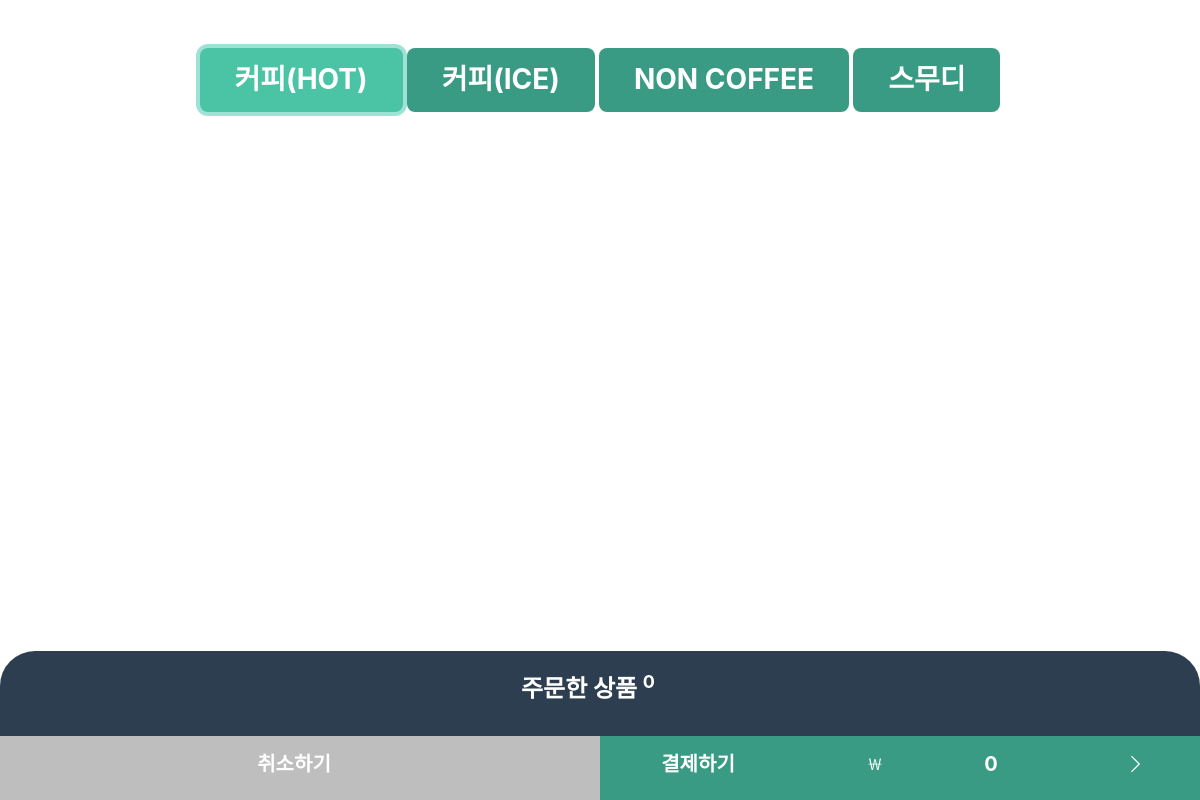
The app's page /cafe/order, older data.
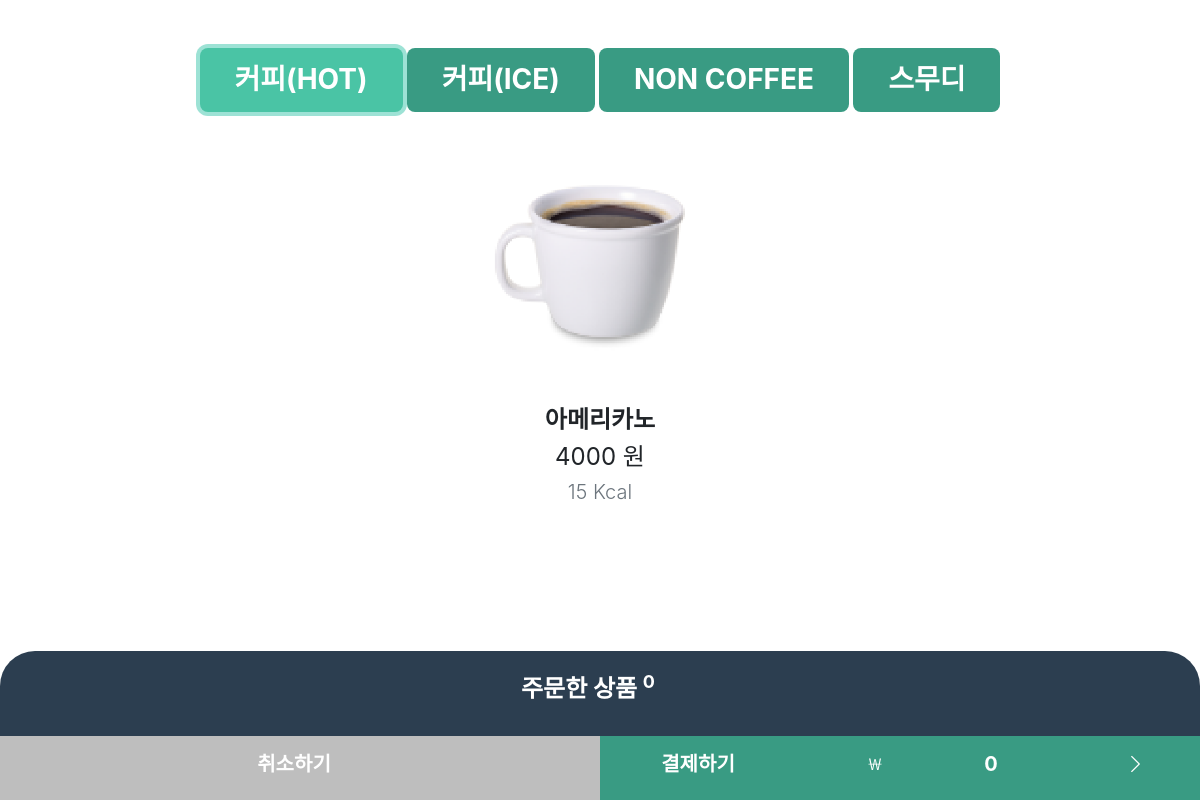
The same page, newer data.
### cafe/models.py (models this page shows, shortened)
class Menu(models.Model):
    BEVERAGE_TYPE = (('hot_coffee', "Hot Coffee"),
                    ('ice_coffee', 'Ice Coffee'),
                    ('non_coffee', 'Non Coffee'),
                    ('smoothie', 'Smoothie'),
                    ('bread', 'Bread'),
                    )
    class Meta:
        ordering = ['-id']
    title = models.CharField('메뉴명', max_length=250, unique=True)
    price = models.IntegerField('가격', default='0')
    image = models.ImageField(upload_to='menu/images/', null=False)
    type = models.CharField(max_length=20, choices=BEVERAGE_TYPE, default=0)
    is_best_menu = models.BooleanField(default=False)
    created = models.DateField(auto_now_add=True)
    updated = models.DateTimeField(auto_now=True)
    calorie = models.IntegerField(default=0)

### cafe/views.py (the view)
# urls.py: path('order', views.order, name='order'),
def order(request):
    hot_cf_list = Menu.objects.filter(type__icontains="hot")
    ice_cf_list = Menu.objects.filter(type__icontains="ice")
    non_cf_list = Menu.objects.filter(type__icontains="non")
    smoothie_list = Menu.objects.filter(type__icontains="smoothie")
    bread_list = Menu.objects.filter(type__icontains="bread")
    return render(request, 'cafe/order.html', {'hot_coffee_all':hot_cf_list,
                                              'ice_coffee_all' : ice_cf_list,
                                              'non_coffee_all' : non_cf_list,
                                              'smoothie_all' : smoothie_list,
                                              'bread_all' : bread_list,
                                              })

### cafe/templatetags/post_extras.py (called while the page is built)
@register.filter
def fix_route(value):
    return "/media" + os.sep + f"{os.sep}".join(value.path.split(os.sep)[-3:])

### cafe/templates/cafe/order.html (shortened to what this page needs)
{% extends 'index.html' %}
{% load post_extras %}
{% block content %}
<section class="my-md-5">
    <div class="row justify-content-center">
        <ul class="tab_title topbar" style="text-align:center;">
            <li class="on" id="menu_type--hotcoffee">
                <h3 class="masthead-heading text-center text-uppercase text-white mb-0" style="pointer-events: none; ">커피(HOT)</h3>
            </li>
            <li id="menu_type--icecoffee">
                <h3 class="masthead-heading text-center text-uppercase text-white mb-0" style="pointer-events: none; ">커피(ICE)</h3>
            </li>
            <li id="menu_type--noncoffee">
                <h3 class="masthead-heading text-center text-uppercase text-white mb-0" style="pointer-events: none; ">Non Coffee</h3>
            </li>
            <li id="menu_type--smoothie">
                <h3 class="masthead-heading text-center text-uppercase text-white mb-0" style="pointer-events: none; ">스무디</h3>
            </li>
        </ul>
    </div>
    <div class="row justify-content-center">
        <div class="row justify-content-center" id="menu_content--hotcoffee" style="display: auto;">
            {% for menu in hot_coffee_all %}
                <div class="col-md-4 col mb-5">
                    <div class="portfolio-item mx-auto" data-bs-toggle="modal" data-bs-target="#portfolioModal{{menu.id}}">
                        <img class="card-img-top" src="{{menu.image|fix_route|default:'https://dummyimage.com/450x300/dee2e6/6c757d.jpg'}}" alt="..." />
                        <div class="card-body p-4">
                            <div class="text-center">
                                <h4 class="fw-bolder">{{menu.title}}</h4>
                                <h4 class="fw-normal" id="{{menu.title}}--price">{{menu.price}} 원</h4>
                                <h5 class="fw-light text-muted">{{menu.calorie}} Kcal</h5>
                            </div>
                        </div>
                    </div>
                </div>
            {% endfor %}
        </div>
    </div>
</section>
{% endblock%}
{% block cart %}
<section class="bottombar">
    <div class="cart-info py-3 bg-secondary">
        <div class="row" id="cart">
            <div class="row" id="headingOne">
                <button class="btn collapsed" type="button" data-bs-toggle="collapse" data-bs-target="#collapseOne" aria-expanded="true" aria-controls="collapseOne">
                    <h4 class="text-white fw-bolder">주문한 상품 <sup>0</sup></h4>
                </button>
            </div>
        </div>
    </div>
    <div class="payment">
        <div class="row">
            <div id="pay-cancel" class="py-3">
                <h5 class="fw-bolder">취소하기</h5>
            </div>
            <div id="pay" class="py-3" OnClick="order_now();">
                <div class="row">
                    <div class="col-5 text-white" style="text-align: left; padding-left: 10%;"><h5>결제하기</h5></div>
                    <div class="col-1 text-white" style="text-align: left;">￦</div>
                    <div class="col-3 text-white" id="total-money" style="text-align: right; padding-right: 10%;"><h5>0</h5></div>
                    <div class="col-3 text-white"><h5><i class="bi bi-chevron-right" style="text-align:left;"></i></h5></div>
                </div>
            </div>
        </div>
    </div>
</section>
{% endblock %}

### templates/index.html (shortened to what this page needs)
<!DOCTYPE html>
<html lang="en">
    <head>
        <link href="https://cdn.jsdelivr.net/npm/bootstrap-icons@1.5.0/font/bootstrap-icons.css" rel="stylesheet" />
        <link href="/static/css/styles.css" rel="stylesheet" />
    </head>
    <body>
        {% block content %}
        {% endblock %}
        {% block cart %}
        {% endblock %}
    </body>
</html>

### cafe/templates/cafe/order.html (style rules this page uses)
.tab_title li { list-style: none; color: #fff; background-color: #399B83; border-color: #399B83; cursor: pointer; padding: 15px 35px; display: inline-block; margin: 0 0 1rem; border-radius: 0.5rem; }
.tab_title li.on { color: #fff; background-color: #4AC4A5; font-weight: bold; border-color: #15967d; box-shadow: 0 0 0 0.25rem rgba(60, 198, 171, 0.5); }
.bottombar { position: fixed; right: 0; bottom: 0; left: 0; z-index: 1030; display: flex; flex-wrap: wrap; align-items: center; justify-content: space-between; padding-top: 0.5rem; padding-bottom: 0rem; }
.cart-info { border-radius: 35px 35px 0px 0px; width: 100%; padding: 1rem 1rem; }
.payment { width: 100%; }
#pay-cancel, #pay { width: 50%; text-align: center; padding-top: 1rem; - }
#pay-cancel { color: #fff; background-color: #BEBEBE; }
#pay { background-color: #399B83; }

Row changes from the older to the newer data that the page shows:
now on this page (row edited): Menu: image|fix_route (picture), title "아메리카노", price "4000", calorie "15"
